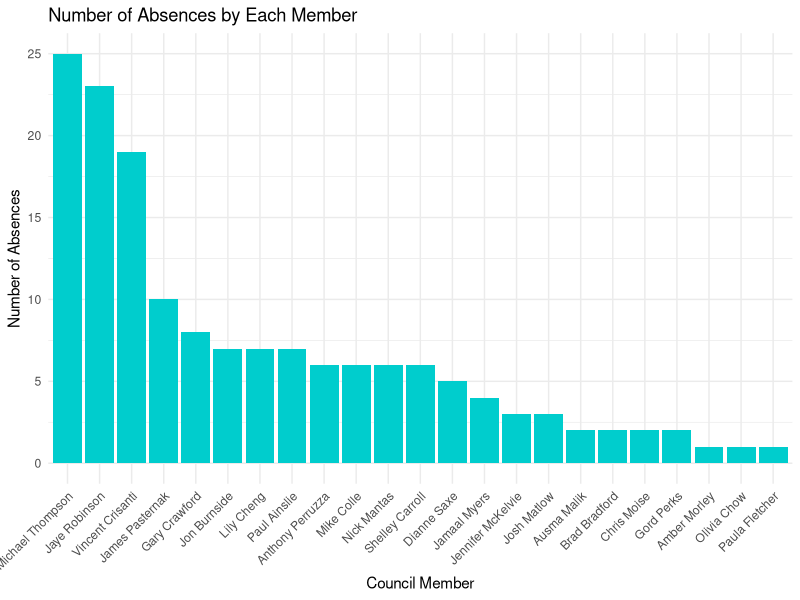
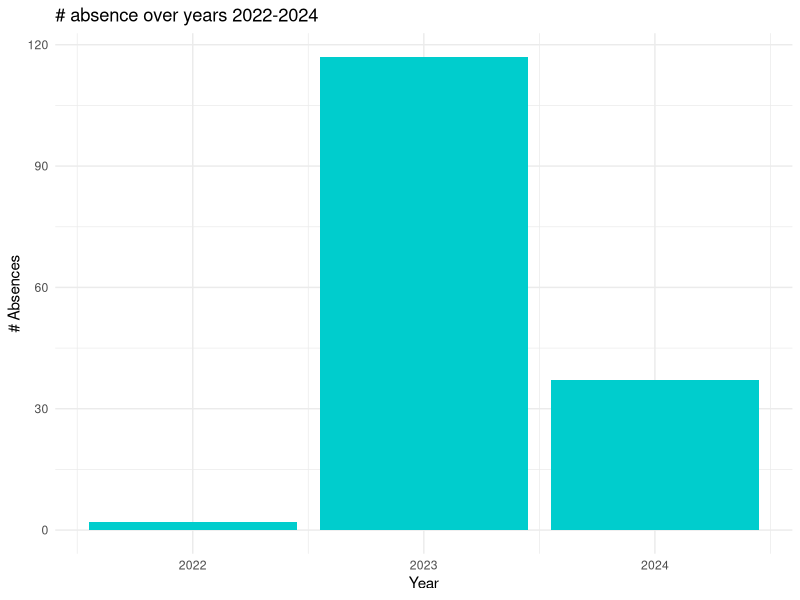
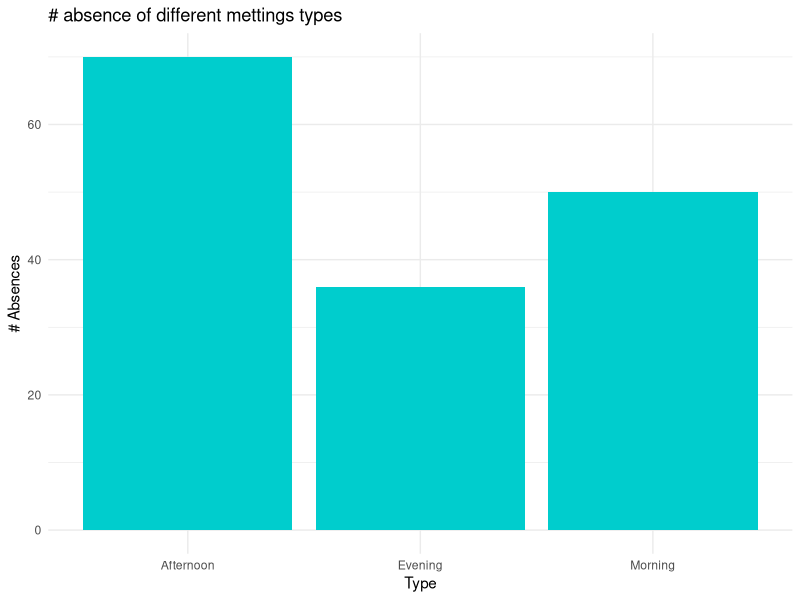

Recreate these plots in R, in order.
## ---- chunk 1
#| include: false
#| warning: false
#| message: false

library(tidyverse)
library(dplyr)
library(readr)
library(ggplot2)

cleaned_data <- read_csv(here::here("data/cleaned_data/cleaned_data.csv"))
raw_data <- read_csv(here::here("data/raw_data/unedited_data.csv"))
## ---- chunk 2
#| label: tbl-raw-data
head(raw_data, 10)

## ---- chunk 3
#| label: tbl-cleaned-data
head(cleaned_data, 10)

## ---- chunk 4
#| label: fig-session-member
#| fig-cap: Comparision of Absences by name
#| echo: false

# Filter the data for absences (where 'present' is 'No') and count them by name
absence_by_member <- cleaned_data %>%
  filter(present == "No") %>%
  group_by(name) %>%
  summarise(absence_count = n())

ggplot(absence_by_member, aes(x = reorder(name, -absence_count), y = absence_count)) +
  geom_bar(stat = "identity", fill = "cyan3") +
  labs(
    title = "Number of Absences by Each Member",
    x = "Council Member",
    y = "Number of Absences"
  ) +
  theme_minimal() +
  theme(axis.text.x = element_text(angle = 45, hjust = 1))
## ---- chunk 5
#| label: fig-session-year
#| fig-cap: Comparison of Member Absences by Year
#| echo: false

# Filter the data to only include rows where members were absent (present == "No")
absent_data <- cleaned_data %>%
  filter(present == "No") %>%
  group_by(session_year) %>%
  summarise(absence_count = n())  # Count the number of absences by year

# Create the plot
ggplot(absent_data, aes(x = session_year, y = absence_count)) +
  geom_bar(stat = "identity", fill = "cyan3") +  # Use a bar plot and custom color
  labs(
    title = "# absence over years 2022-2024",
    x = "Year",
    y = "# Absences"
  ) +
  theme_minimal()
## ---- chunk 6
#| label: fig-session-type
#| fig-cap: Comparison of Attendance by session type between 2022 to 2024
#| echo: false

# Filter the data for absences (present == "No") and group by session type
absence_data <- cleaned_data %>%
  filter(present == "No") %>%
  group_by(session_type) %>%
  summarise(absence_count = n())  # Count the number of absences for each session type

# Create the plot
ggplot(absence_data, aes(x = session_type, y = absence_count)) +
  geom_bar(stat = "identity", fill = "cyan3") +  # Use horizontal bar plot and a custom color
  labs(
    title = "# absence of different mettings types",
    x = "Type",
    y = "# Absences"
  ) +
  theme_minimal()
